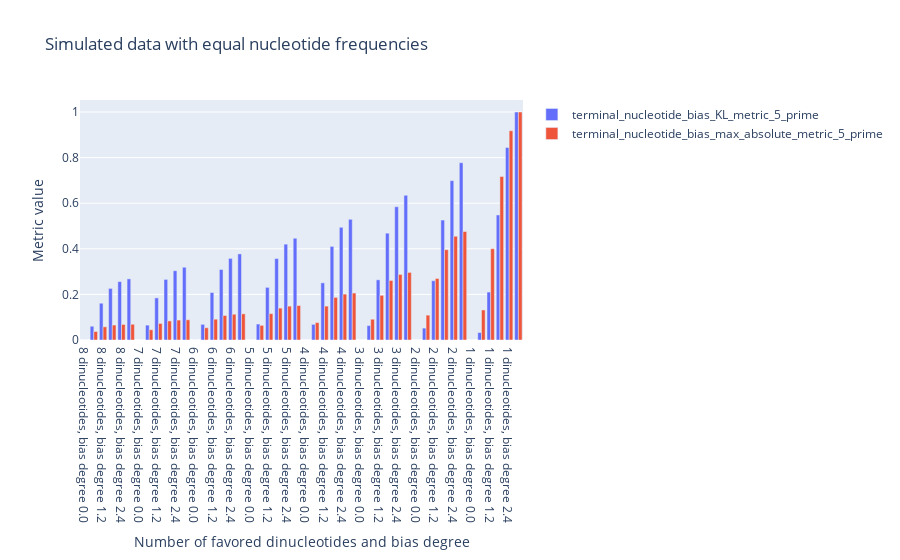

Here is the notebook cell this chart was saved with:
### Code cell
# plot grouped bar chart of the two metrics sorted by degree of bias and number of favored dinucleotides
metrics['bias_degree'] = metrics['bias_degree'].round(2)
metrics['num_favored'] = metrics['num_favored'].astype(str)

fig = go.Figure()

for metric_name in ['terminal_nucleotide_bias_KL_metric_5_prime', 'terminal_nucleotide_bias_max_absolute_metric_5_prime']: #, 'wasserstein_distance']:
    fig.add_trace(go.Bar(
        x=metrics['num_favored'] + ' dinucleotides, bias degree ' + metrics['bias_degree'].astype(str),
        y=metrics[metric_name],
        name=metric_name
    ))

fig.update_layout(
    title='Simulated data with equal nucleotide frequencies',
    xaxis_title='Number of favored dinucleotides and bias degree',
    yaxis_title='Metric value',
    barmode='group'
)

fig.show()

### Figure 1 — Plotly figure (JSON) as saved in the notebook; plotly's stock layout.template omitted (floating-point values rounded to 4 significant figures)
{"data": [{"name": "terminal_nucleotide_bias_KL_metric_5_prime", "type": "bar", "x": ["8 dinucleotides, bias degree 0.0", "8 dinucleotides, bias degree 0.6", "8 dinucleotides, bias degree 1.2", "8 dinucleotides, bias degree 1.8", "8 dinucleotides, bias degree 2.4", "8 dinucleotides, bias degree 3.0", "7 dinucleotides, bias degree 0.0", "7 dinucleotides, bias degree 0.6", "7 dinucleotides, bias degree 1.2", "7 dinucleotides, bias degree 1.8", "7 dinucleotides, bias degree 2.4", "7 dinucleotides, bias degree 3.0", "6 dinucleotides, bias degree 0.0", "6 dinucleotides, bias degree 0.6", "6 dinucleotides, bias degree 1.2", "6 dinucleotides, bias degree 1.8", "6 dinucleotides, bias degree 2.4", "6 dinucleotides, bias degree 3.0", "5 dinucleotides, bias degree 0.0", "5 dinucleotides, bias degree 0.6", "5 dinucleotides, bias degree 1.2", "5 dinucleotides, bias degree 1.8", "5 dinucleotides, bias degree 2.4", "5 dinucleotides, bias degree 3.0", "4 dinucleotides, bias degree 0.0", "4 dinucleotides, bias degree 0.6", "4 dinucleotides, bias degree 1.2", "4 dinucleotides, bias degree 1.8", "4 dinucleotides, bias degree 2.4", "4 dinucleotides, bias degree 3.0", "3 dinucleotides, bias degree 0.0", "3 dinucleotides, bias degree 0.6", "3 dinucleotides, bias degree 1.2", "3 dinucleotides, bias degree 1.8", "3 dinucleotides, bias degree 2.4", "3 dinucleotides, bias degree 3.0", "2 dinucleotides, bias degree 0.0", "2 dinucleotides, bias degree 0.6", "2 dinucleotides, bias degree 1.2", "2 dinucleotides, bias degree 1.8", "2 dinucleotides, bias degree 2.4", "2 dinucleotides, bias degree 3.0", "1 dinucleotides, bias degree 0.0", "1 dinucleotides, bias degree 0.6", "1 dinucleotides, bias degree 1.2", "1 dinucleotides, bias degree 1.8", "1 dinucleotides, bias degree 2.4", "1 dinucleotides, bias degree 3.0"], "y": [0, 0.06033, 0.1613, 0.2263, 0.2562, 0.2681, 0, 0.0652, 0.1847, 0.2658, 0.3038, 0.3191, 0, 0.06862, 0.2082, 0.3092, 0.3579, 0.3776, 0, 0.07001, 0.2308, 0.3573, 0.4204, 0.4463, 0, 0.0686, 0.2508, 0.4105, 0.4943, 0.5294, 0, 0.06322, 0.2639, 0.4684, 0.5846, 0.6345, 0, 0.05212, 0.2601, 0.5262, 0.6989, 0.7774, 0, 0.03255, 0.2103, 0.5484, 0.8444, 1]}, {"name": "terminal_nucleotide_bias_max_absolute_metric_5_prime", "type": "bar", "x": ["8 dinucleotides, bias degree 0.0", "8 dinucleotides, bias degree 0.6", "8 dinucleotides, bias degree 1.2", "8 dinucleotides, bias degree 1.8", "8 dinucleotides, bias degree 2.4", "8 dinucleotides, bias degree 3.0", "7 dinucleotides, bias degree 0.0", "7 dinucleotides, bias degree 0.6", "7 dinucleotides, bias degree 1.2", "7 dinucleotides, bias degree 1.8", "7 dinucleotides, bias degree 2.4", "7 dinucleotides, bias degree 3.0", "6 dinucleotides, bias degree 0.0", "6 dinucleotides, bias degree 0.6", "6 dinucleotides, bias degree 1.2", "6 dinucleotides, bias degree 1.8", "6 dinucleotides, bias degree 2.4", "6 dinucleotides, bias degree 3.0", "5 dinucleotides, bias degree 0.0", "5 dinucleotides, bias degree 0.6", "5 dinucleotides, bias degree 1.2", "5 dinucleotides, bias degree 1.8", "5 dinucleotides, bias degree 2.4", "5 dinucleotides, bias degree 3.0", "4 dinucleotides, bias degree 0.0", "4 dinucleotides, bias degree 0.6", "4 dinucleotides, bias degree 1.2", "4 dinucleotides, bias degree 1.8", "4 dinucleotides, bias degree 2.4", "4 dinucleotides, bias degree 3.0", "3 dinucleotides, bias degree 0.0", "3 dinucleotides, bias degree 0.6", "3 dinucleotides, bias degree 1.2", "3 dinucleotides, bias degree 1.8", "3 dinucleotides, bias degree 2.4", "3 dinucleotides, bias degree 3.0", "2 dinucleotides, bias degree 0.0", "2 dinucleotides, bias degree 0.6", "2 dinucleotides, bias degree 1.2", "2 dinucleotides, bias degree 1.8", "2 dinucleotides, bias degree 2.4", "2 dinucleotides, bias degree 3.0", "1 dinucleotides, bias degree 0.0", "1 dinucleotides, bias degree 0.6", "1 dinucleotides, bias degree 1.2", "1 dinucleotides, bias degree 1.8", "1 dinucleotides, bias degree 2.4", "1 dinucleotides, bias degree 3.0"], "y": [0, 0.03723, 0.05779, 0.06563, 0.06819, 0.06897, 0, 0.04489, 0.07257, 0.08375, 0.08746, 0.08862, 0, 0.05375, 0.09125, 0.1075, 0.113, 0.1148, 0, 0.0641, 0.1156, 0.1399, 0.1486, 0.1513, 0, 0.07634, 0.1486, 0.1869, 0.2013, 0.2059, 0, 0.09106, 0.1961, 0.2612, 0.2876, 0.2964, 0, 0.1091, 0.2698, 0.3962, 0.455, 0.4758, 0, 0.1317, 0.4005, 0.7173, 0.9179, 1]}], "layout": {"barmode": "group", "title": {"text": "Simulated data with equal nucleotide frequencies"}, "xaxis": {"title": {"text": "Number of favored dinucleotides and bias degree"}}, "yaxis": {"title": {"text": "Metric value"}}}}
